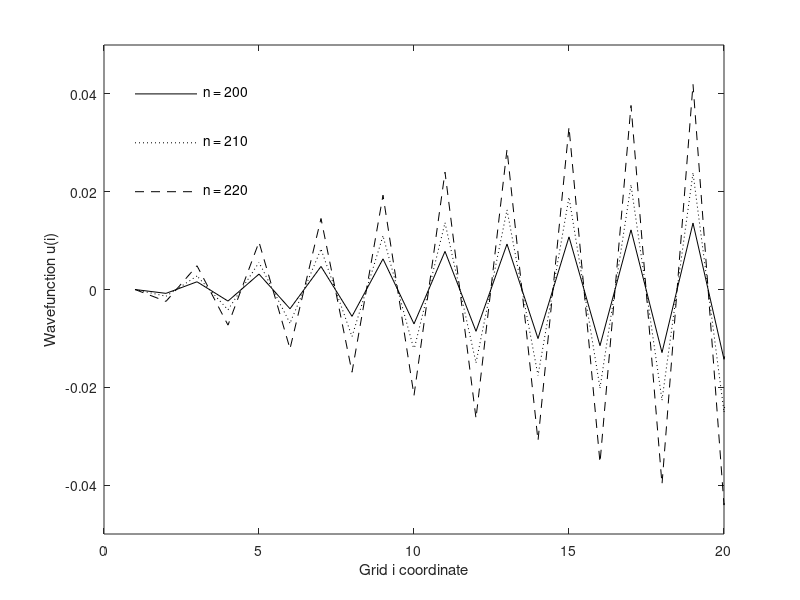

Here is the MATLAB script that generated this plot:
S = 1.0005;

delta = 14;
mi = 60;

dx = 1;

x = 1:dx:220;

u = zeros(1, (219 / dx) + 1);

us = cat(2, exp((-1 / 2) * ((x - mi) / delta).^2) ./ (delta * sqrt( 2 * pi)), zeros(1, 10000));

us = us / max(us);

u(1, 1) = us(1);

n = 2;

while 1
    u(n, 1) = us(n);
    
    for i = 2:(219 / dx)
        u(n + 1, i) = (S^2 * (u(n, i + 1) - 2 * u(n, i) + u(n, i - 1))) + 2 * u(n, i) - u(n - 1, i);
    end
    
    if (n == 220)
        plot(x, u(200, :), 'k-', x, u(210, :), 'k:', x, u(220, :), 'k--', [1 3], [.02 .02], 'k--', [1 3], [.03 .03], 'k:', [1 3], [.04 .04], 'k-')
        
        text(3.2, 0.0405, 'n = 200')
        text(3.2, 0.0305, 'n = 210')
        text(3.2, 0.0205, 'n = 220')
        
        xlabel('Grid i coordinate')
        ylabel('Wavefunction u(i)')
        xticks([0 5 10 15 20])
        yticks([-0.04 -0.02 0 0.02 0.04])

        axis([0 20 -0.05 0.05])
        pause(1);
        break;
    else
        plot(x, u(n, :), 'k')
        xlabel('Grid i coordinate')
        ylabel('Wavefunction u(i)')
        xticks([0 50 100 150 200])

        axis([0 220 -0.2 1.2])
        pause(.01);
    end

    n = n + 1;
    
end

